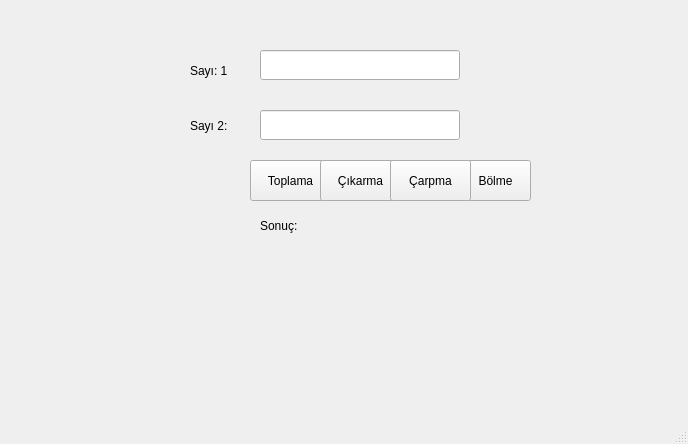
<?xml version="1.0" encoding="UTF-8"?>
<ui version="4.0">
 <class>MainWindow</class>
 <widget class="QMainWindow" name="MainWindow">
  <property name="geometry">
   <rect>
    <x>0</x>
    <y>0</y>
    <width>688</width>
    <height>444</height>
   </rect>
  </property>
  <property name="windowTitle">
   <string>MainWindow</string>
  </property>
  <widget class="QWidget" name="centralwidget">
   <widget class="QLabel" name="label">
    <property name="geometry">
     <rect>
      <x>190</x>
      <y>50</y>
      <width>81</width>
      <height>41</height>
     </rect>
    </property>
    <property name="text">
     <string>Sayı: 1</string>
    </property>
   </widget>
   <widget class="QLabel" name="label_2">
    <property name="geometry">
     <rect>
      <x>190</x>
      <y>100</y>
      <width>91</width>
      <height>51</height>
     </rect>
    </property>
    <property name="text">
     <string>Sayı 2:</string>
    </property>
   </widget>
   <widget class="QLineEdit" name="txt_sayi1">
    <property name="geometry">
     <rect>
      <x>260</x>
      <y>50</y>
      <width>200</width>
      <height>30</height>
     </rect>
    </property>
   </widget>
   <widget class="QLineEdit" name="txt_sayi2">
    <property name="geometry">
     <rect>
      <x>260</x>
      <y>110</y>
      <width>200</width>
      <height>30</height>
     </rect>
    </property>
   </widget>
   <widget class="QPushButton" name="btn_toplama">
    <property name="geometry">
     <rect>
      <x>250</x>
      <y>160</y>
      <width>81</width>
      <height>41</height>
     </rect>
    </property>
    <property name="text">
     <string>Toplama</string>
    </property>
   </widget>
   <widget class="QPushButton" name="btn_cikarma">
    <property name="geometry">
     <rect>
      <x>320</x>
      <y>160</y>
      <width>81</width>
      <height>41</height>
     </rect>
    </property>
    <property name="text">
     <string>Çıkarma</string>
    </property>
   </widget>
   <widget class="QPushButton" name="btn_bolme">
    <property name="geometry">
     <rect>
      <x>460</x>
      <y>160</y>
      <width>71</width>
      <height>41</height>
     </rect>
    </property>
    <property name="text">
     <string>Bölme</string>
    </property>
   </widget>
   <widget class="QPushButton" name="btn_carpma">
    <property name="geometry">
     <rect>
      <x>390</x>
      <y>160</y>
      <width>81</width>
      <height>41</height>
     </rect>
    </property>
    <property name="text">
     <string>Çarpma</string>
    </property>
   </widget>
   <widget class="QLabel" name="lbl_sonuc">
    <property name="geometry">
     <rect>
      <x>260</x>
      <y>200</y>
      <width>221</width>
      <height>51</height>
     </rect>
    </property>
    <property name="text">
     <string>Sonuç: </string>
    </property>
   </widget>
  </widget>
  <widget class="QMenuBar" name="menubar">
   <property name="geometry">
    <rect>
     <x>0</x>
     <y>0</y>
     <width>688</width>
     <height>24</height>
    </rect>
   </property>
  </widget>
  <widget class="QStatusBar" name="statusbar"/>
 </widget>
 <resources/>
 <connections/>
</ui>
